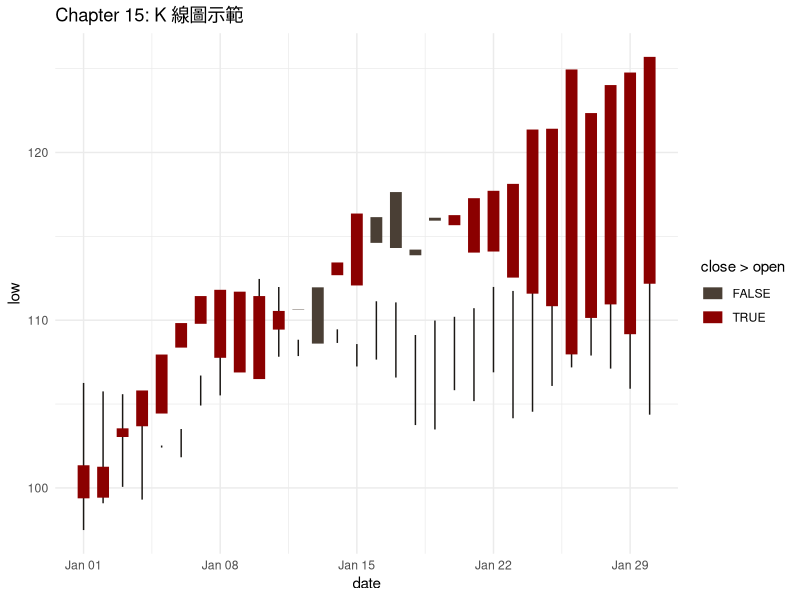

Generate this figure with R:
library(ggplot2)
set.seed(123)
df <- data.frame(
  date = seq(as.Date("2024-01-01"), by = "day", length.out = 30),
  open = cumsum(rnorm(30, 0.5, 2)) + 100,
  close = cumsum(rnorm(30, 0.5, 2)) + 100,
  high = cumsum(rnorm(30, 0.5, 2)) + 105,
  low = cumsum(rnorm(30, 0.5, 2)) + 95
)
p <- ggplot(df, aes(x = date)) +
  geom_segment(aes(y = low, yend = high), color = "#1a1714") +
  geom_segment(aes(y = open, yend = close, color = close > open), linewidth = 4) +
  scale_color_manual(values = c("#4a3f35", "#8B0000")) +
  labs(title = "Chapter 15: K 線圖示範") +
  theme_minimal()
ggsave("/Users/elvis/r-viz-site/assets/chapter15_candlestick_demo.png", p, width = 10, height = 5, dpi = 150)
cat("Chapter 15 done\n")
